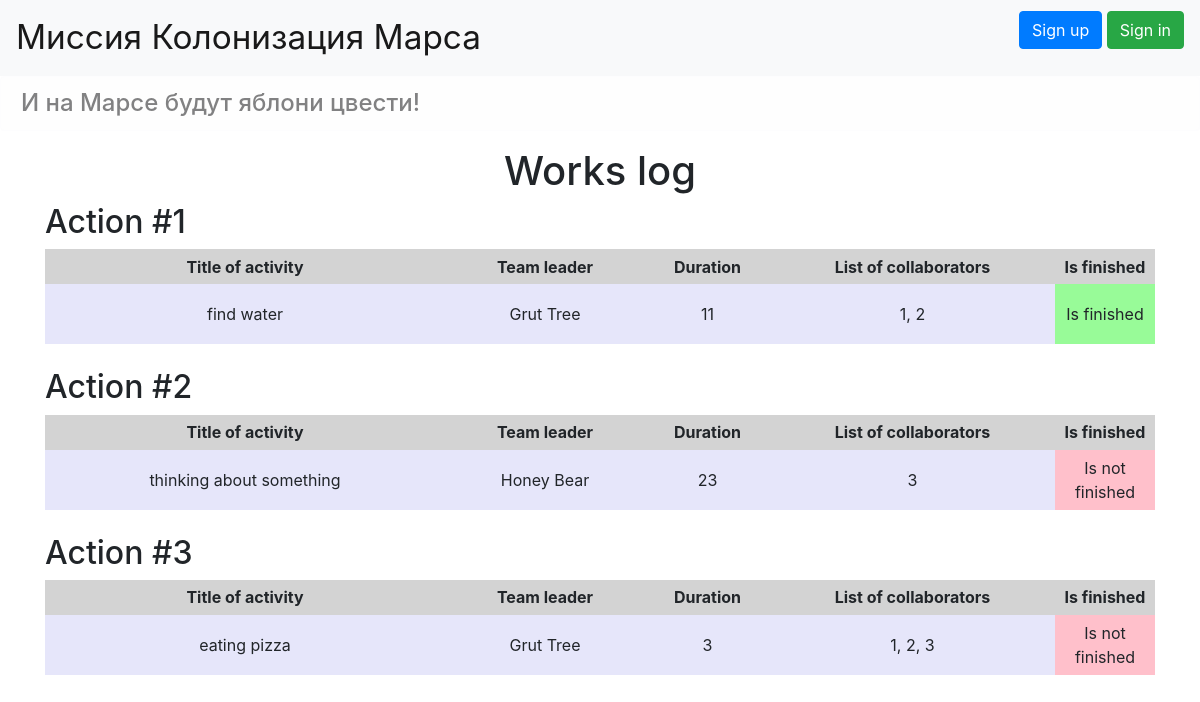
Page /jobs on the committed database.
### data/news.py (models this page shows, shortened)
class Jobs(SqlAlchemyBase):
    __tablename__ = 'jobs'
    id = sqlalchemy.Column(sqlalchemy.Integer,
                           primary_key=True, autoincrement=True)
    team_leader = sqlalchemy.Column(sqlalchemy.Integer,
                                    nullable=True)
    job = sqlalchemy.Column(sqlalchemy.String, nullable=True)
    work_size = sqlalchemy.Column(sqlalchemy.Integer, nullable=True)
    collaborators = sqlalchemy.Column(sqlalchemy.String, nullable=True)
    start_date = sqlalchemy.Column(sqlalchemy.DateTime,
                                   default=datetime.datetime.now)
    end_date = sqlalchemy.Column(sqlalchemy.DateTime,
                                 default=datetime.datetime.now)
    is_finished = sqlalchemy.Column(sqlalchemy.Boolean, nullable=True, default=False)
    user_id = sqlalchemy.Column(sqlalchemy.Integer, sqlalchemy.ForeignKey("users.id"))
    user = orm.relation('User')

### data/users.py (models this page shows, shortened)
class User(SqlAlchemyBase, UserMixin):
    __tablename__ = 'users'
    id = sqlalchemy.Column(sqlalchemy.Integer,
                           primary_key=True, autoincrement=True)
    surname = sqlalchemy.Column(sqlalchemy.String, nullable=True)
    name = sqlalchemy.Column(sqlalchemy.String, nullable=True)
    age = sqlalchemy.Column(sqlalchemy.Integer, nullable=True)
    position = sqlalchemy.Column(sqlalchemy.String, nullable=True)
    speciality = sqlalchemy.Column(sqlalchemy.String, nullable=True)
    address = sqlalchemy.Column(sqlalchemy.String, nullable=True)
    email = sqlalchemy.Column(sqlalchemy.String, unique=True, nullable=True)
    hashed_password = sqlalchemy.Column(sqlalchemy.String, nullable=True)
    modified_date = sqlalchemy.Column(sqlalchemy.DateTime,
                                      default=datetime.datetime.now)
    jobs = orm.relation("Jobs", back_populates='user')
    departments = orm.relation("Department", back_populates='user')

### main.py (the view)
@app.route('/jobs')
def jobs_list():
    db_session.global_init('db/blogs.sqlite')
    session = db_session.create_session()
    jobs = session.query(Jobs).all()
    users = session.query(User).all()
    return render_template('jobs.html', jobs=jobs, users=users)

### data/db_session.py (called while the page is built, shortened)
def global_init(db_file):
    global __factory
    if __factory:
        return

def create_session() -> Session:
    global __factory
    return __factory()

### templates/jobs.html (shortened to what this page needs)
{% extends 'base.html' %}
{% block content %}
    <h1 align="center">Works log</h1>
    {% for item in jobs %}
    <div>
        <h2>Action #{{loop.index}}</h2>
        <table>
            <tr><th width="400px">Title of activity</th>
                <th width="200px">Team leader</th>
                <th>Duration</th>
                <th>List of collaborators</th>
                <th>Is finished</th></tr>
            <tr>
                <td bgcolor="Lavender">{{item.job}}</td>
            {% for i in users %}
                {% if i.id == item.team_leader %}
                <td bgcolor="Lavender">
                    {{i.surname}}
                    {{i.name}}
                </td>
                {%endif%}
            {%endfor%}
                <td bgcolor="Lavender">{{item.work_size}}</td>
                <td bgcolor="Lavender">{{item.collaborators}}</td>
                {%if item.is_finished%}
                <td bgcolor="PaleGreen" width="100">Is finished</td>
                {%else%}
                <td bgcolor="pink" width="100">Is not finished</td>
                {%endif%}
            </tr>
        </table>
        <br>
    </div>
    {% endfor %}
{% endblock %}

### templates/base.html (shortened to what this page needs)
<!doctype html>
<html lang="en">
<head>
    <link rel="stylesheet"
          href="https://stackpath.bootstrapcdn.com/bootstrap/4.4.1/css/bootstrap.min.css"
>
    <link rel="stylesheet" type="text/css" href="../static/css/style.css" />
</head>
<body>
<header>
    <nav class="navbar navbar-light bg-light">
        <a class="navbar-brand font_size" href="/jobs">Миссия Колонизация Марса</a>
        {% if current_user.is_authenticated %}
            <a class="navbar-brand" href="/logout">{{ current_user.name }}</a>
        {% else %}
            <p>
                <a class="btn btn-primary " href="/register">Sign up</a>
                <a class="btn btn-success" href="/login">Sign in</a>
            </p>
        {% endif %}
    </nav>
    <h4 class="alert alert-light">И на Марсе будут яблони цвести!</h4>
</header>
    <main role="main" class="container">
        {% block content %}{% endblock %}
    </main>
</body>
</html>

### static/css/style.css (style rules this page uses)
.font_size { font-size: 25pt; }
table { width: 100% }
th { height: 35px; background-color: #D3D3D3; text-align: center; }
td { height: 60px; text-align: center; }

### rows in the picture
Jobs: job "find water", work_size "11", collaborators "1, 2", is_finished "Is finished"
User: surname "Grut", name "Tree"
Jobs: job "thinking about something", work_size "23", collaborators "3", is_finished "Is not finished"
User: surname "Honey", name "Bear"
Jobs: job "eating pizza", work_size "3", collaborators "1, 2, 3", is_finished "Is not finished"
